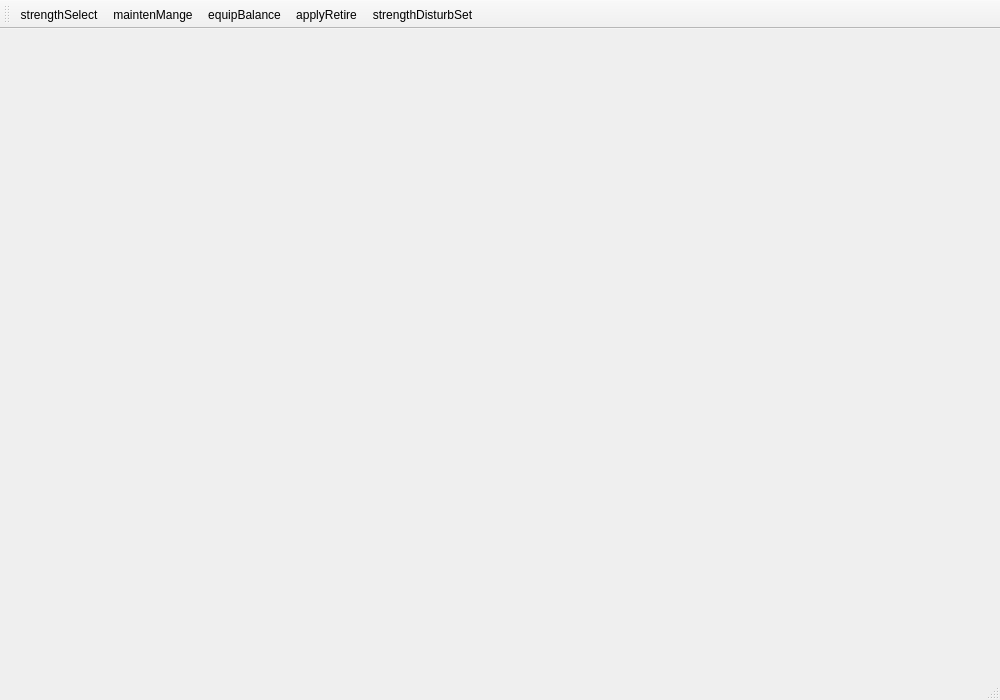
<?xml version="1.0" encoding="UTF-8"?>
<ui version="4.0">
 <class>MainWindow</class>
 <widget class="QMainWindow" name="MainWindow">
  <property name="geometry">
   <rect>
    <x>0</x>
    <y>0</y>
    <width>1000</width>
    <height>700</height>
   </rect>
  </property>
  <property name="windowTitle">
   <string>MainWindow</string>
  </property>
  <widget class="QWidget" name="centralwidget">
   <layout class="QGridLayout" name="gridLayout">
    <property name="leftMargin">
     <number>0</number>
    </property>
    <property name="topMargin">
     <number>0</number>
    </property>
    <property name="rightMargin">
     <number>0</number>
    </property>
    <property name="bottomMargin">
     <number>0</number>
    </property>
    <property name="spacing">
     <number>0</number>
    </property>
    <item row="0" column="0">
     <widget class="QStackedWidget" name="stackedWidget"/>
    </item>
   </layout>
  </widget>
  <widget class="QStatusBar" name="statusbar"/>
  <widget class="QToolBar" name="toolBar">
   <property name="contextMenuPolicy">
    <enum>Qt::PreventContextMenu</enum>
   </property>
   <property name="windowTitle">
    <string>toolBar</string>
   </property>
   <property name="layoutDirection">
    <enum>Qt::LeftToRight</enum>
   </property>
   <property name="toolButtonStyle">
    <enum>Qt::ToolButtonTextUnderIcon</enum>
   </property>
   <attribute name="toolBarArea">
    <enum>TopToolBarArea</enum>
   </attribute>
   <attribute name="toolBarBreak">
    <bool>false</bool>
   </attribute>
   <addaction name="actionstrengthSelect"/>
   <addaction name="actionmaintenMange"/>
   <addaction name="actionequipBalance"/>
   <addaction name="actionapplyRetire"/>
   <addaction name="actionstrengthDisturbSet"/>
  </widget>
  <action name="actionstrengthSelect">
   <property name="icon">
    <iconset resource="../icons/resource.qrc">
     <normaloff>:/pic/select.png</normaloff>:/pic/select.png</iconset>
   </property>
   <property name="text">
    <string>strengthSelect</string>
   </property>
  </action>
  <action name="actionmaintenMange">
   <property name="icon">
    <iconset resource="../icons/resource.qrc">
     <normaloff>:/pic/wave.png</normaloff>:/pic/wave.png</iconset>
   </property>
   <property name="text">
    <string>maintenMange</string>
   </property>
  </action>
  <action name="actionequipBalance">
   <property name="icon">
    <iconset resource="../icons/resource.qrc">
     <normaloff>:/pic/equip.png</normaloff>:/pic/equip.png</iconset>
   </property>
   <property name="text">
    <string>equipBalance</string>
   </property>
  </action>
  <action name="actionapplyRetire">
   <property name="icon">
    <iconset resource="../icons/resource.qrc">
     <normaloff>:/pic/retire.png</normaloff>:/pic/retire.png</iconset>
   </property>
   <property name="text">
    <string>applyRetire</string>
   </property>
  </action>
  <action name="actionstrengthDisturbSet">
   <property name="icon">
    <iconset resource="../icons/resource.qrc">
     <normaloff>:/pic/set.png</normaloff>:/pic/set.png</iconset>
   </property>
   <property name="text">
    <string>strengthDisturbSet</string>
   </property>
  </action>
 </widget>
 <resources>
  <include location="../icons/resource.qrc"/>
 </resources>
 <connections/>
</ui>
